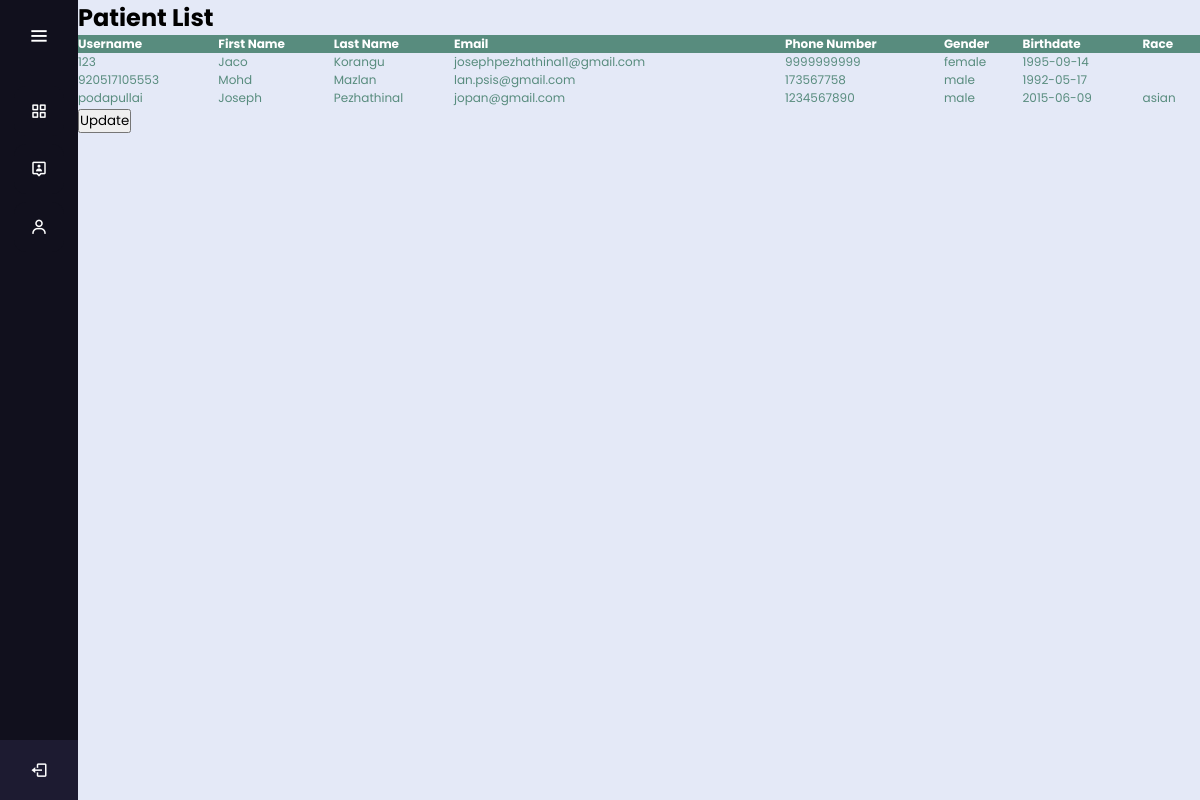
The page /clinic/patientlist.php (signed in) on the database as committed earlier.
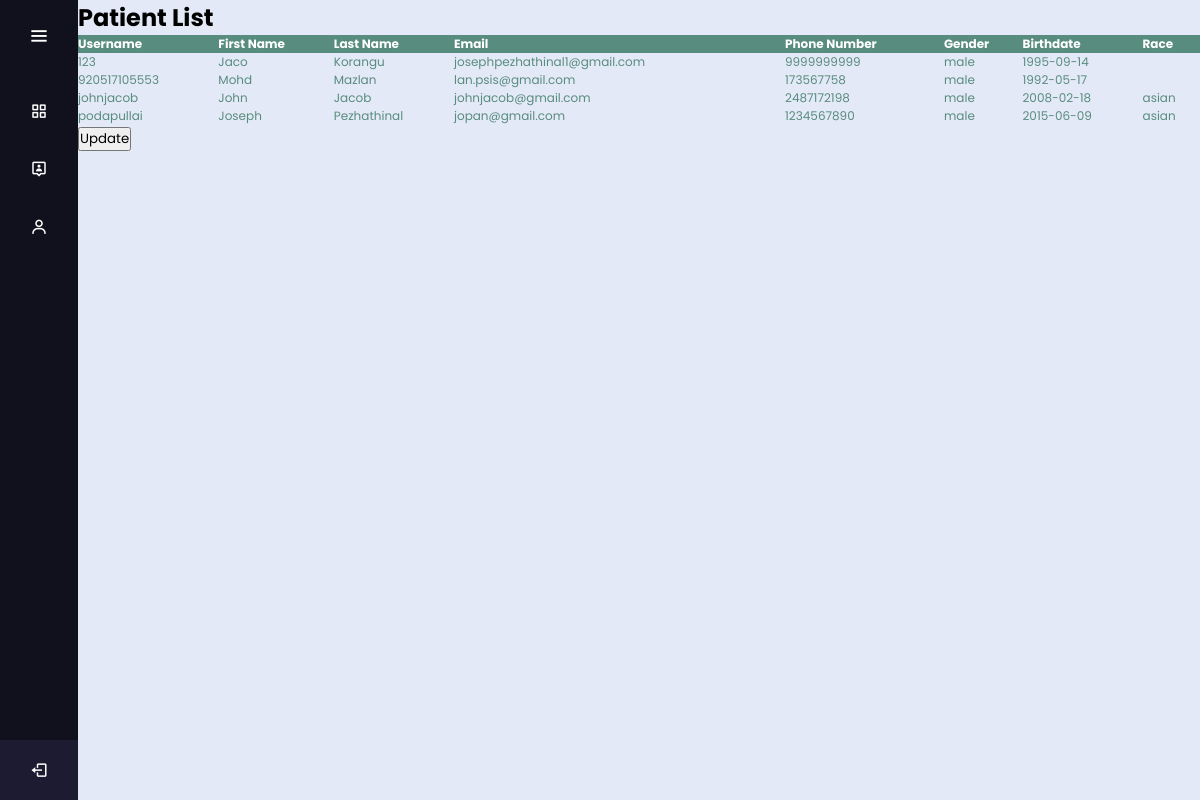
The same page on the database as committed later.
### tables this page shows
CREATE TABLE `patient` (
  `icPatient` varchar(100) NOT NULL,
  `password` varchar(20) NOT NULL,
  `patientFirstName` varchar(20) NOT NULL,
  `patientLastName` varchar(20) NOT NULL,
  `patientDOB` date NOT NULL,
  `patientGender` varchar(10) NOT NULL,
  `patientPhone` varchar(15) NOT NULL,
  `patientEmail` varchar(100) NOT NULL,
  `race` varchar(20) NOT NULL
);

### clinic/patientlist.php (the view, shortened to what this page needs)
<?php
include_once '../assets/conn/dbconnect.php';
?>
<!DOCTYPE html>
<html lang="en" dir="ltr">
  <head>
    <link rel="stylesheet" href="style.css">
    <link href='https://unpkg.com/boxicons@2.0.7/css/boxicons.min.css' rel='stylesheet'>
   </head>
<body>
<div class="sidebar">
    <div class="logo-details">
        <i class='bx bx-menu' id="btn" ></i>
    </div>
    <ul class="nav-list">
      <li>
         <a href="doctordashboard.php">
          <i class='bx bx-grid-alt'></i>
        </a>
      </li>
     <li>
       <a href="patientlist.php">
       <i class='bx bx-user-pin'></i>
       </a>
     </li>
     <li>
         <a href="doctorprofile.php">
         <i class='bx bx-user'></i>
        </a>
      </li>
     <li class="profile">
         <a href="logout.php?logout"><i class='bx bx-log-out' id="log_out" ></i></a>
     </li>
    </ul>
  </div>
  <section class="home-section">
                            <h2>
                            Patient List
                            </h2>
                        <table>
                            <thead>
                                <tr>
                                    <th>Username</th>
                                    <th>First Name</th>
                                    <th>Last Name</th>
                                    <th>Email</th>
                                    <th>Phone Number</th>
                                    <th>Gender</th>
                                    <th>Birthdate</th>
                                    <th>Race</th>
                                </tr>
                            </thead>
                            <?php
                            $result=mysqli_query($con,"SELECT * FROM patient");
                            while ($patientRow=mysqli_fetch_array($result)) {
                                echo "<tbody>";
                                echo "<tr>";
                                    echo "<td>" . $patientRow['icPatient'] . "</td>";
                                    echo "<td>" . $patientRow['patientFirstName'] . "</td>";
                                    echo "<td>" . $patientRow['patientLastName'] . "</td>";
                                    echo "<td>" . $patientRow['patientEmail'] . "</td>";
                                    echo "<td>" . $patientRow['patientPhone'] . "</td>";
                                    echo "<td>" . $patientRow['patientGender'] . "</td>";
                                    echo "<td>" . $patientRow['patientDOB'] . "</td>";
                                    echo "<td>" . $patientRow['race'] . "</td>";
                                    echo "<form method='POST'>";
                            }
                                echo "</tr>";
                           echo "</tbody>";
                       echo "</table>";
                       echo "<div>";
                       echo "<div>";
                       echo "<button class='btn btn-primary' type='submit' value='Submit' name='submit'>Update</button>";
                        echo "</div>";
                        echo "</div>";
                        ?>
                        </section>
    </body>
</html>

### clinic/style.css (style rules this page uses)
* { margin: 0; padding: 0; box-sizing: border-box; font-family: "Poppins" , sans-serif; }
.sidebar { position: fixed; left: 0; top: 0; height: 100%; width: 78px; background: #11101D; padding: 6px 14px; z-index: 99; transition: all 0.5s ease; }
.sidebar .logo-details { height: 60px; display: flex; align-items: center; position: relative; }
.sidebar .logo-details #btn { position: absolute; top: 50%; right: 0; transform: translateY(-50%); font-size: 22px; transition: all 0.4s ease; font-size: 23px; text-align: center; cursor: pointer; transition: all 0.5s ease; }
.sidebar i { color: #fff; height: 60px; min-width: 50px; font-size: 28px; text-align: center; line-height: 60px; }
.sidebar .nav-list { margin-top: 20px; height: 100%; }
.sidebar li { position: relative; margin: 8px 0; list-style: none; }
.sidebar li a { display: flex; height: 100%; width: 100%; border-radius: 12px; align-items: center; text-decoration: none; transition: all 0.4s ease; background: #11101D; }
.sidebar li i { height: 50px; line-height: 50px; font-size: 18px; border-radius: 12px; }
.sidebar li.profile { position: fixed; height: 60px; width: 78px; left: 0; bottom: -8px; padding: 10px 14px; background: #1d1b31; transition: all 0.5s ease; overflow: hidden; }
.sidebar .profile #log_out { position: absolute; top: 50%; right: 0; transform: translateY(-50%); background: #1d1b31; width: 100%; height: 60px; line-height: 60px; border-radius: 0px; transition: all 0.5s ease; }
.home-section { position: relative; background: #E4E9F7; min-height: 100vh; top: 0; left: 78px; width: calc(100% - 78px); transition: all 0.5s ease; z-index: 2; }

### clinic/patientlist.php (style rules this page uses)
table { border-collapse: collapse; width: 100%; color: #588c7e; font-family: monospace; font-size: 12px; text-align: left; }
th { background-color: #588c7e; color: white; }

Rows that differ between the two databases and show on the page:
changed patient "Jaco": patientGender "female" → "male"
added patient: icPatient "johnjacob", patientFirstName "John", patientLastName "Jacob", patientEmail "johnjacob@gmail.com", patientPhone "2487172198", patientGender "male", patientDOB "2008-02-18", race "asian"
